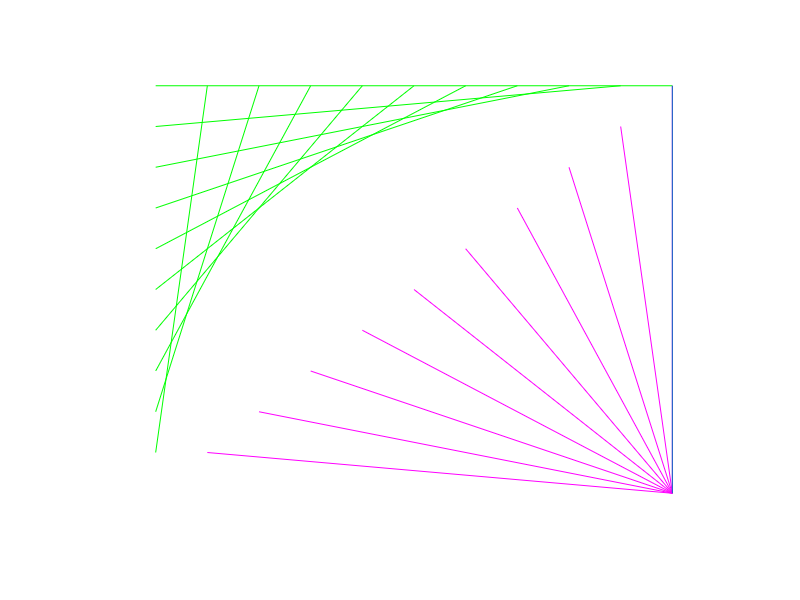

Here is the MATLAB script that generated this plot:
%% Lines
% x = [1 10]
% y = [0 1]
% x2 = [2 10]
% y2 = [0 3]
% ...
% x3 = [10 10]
% y3 = [0 10]
% 


clf 

for i = 1:10
    x = [i 10];
    y = [0 i];
    plot(x,y,"w")
    set(gcf, "color", "k")
    axis off
    set(gca, "xlim", [-1 11], "ylim", [-1 11], "xtick", [], "ytick", [])
    hold on
    
end

for j = 1:10
    x = [0 j];
    y = [j 10];
    plot(x,y,"g")
    set(gca, "color", "k")
    hold on
end

for k = 1:10
    x = [10 k];
    y = [0 k];
    plot(x,y,"m")
    set(gca, "color", "k")
    hold on
end


plot(x,y)

% hold on 
% plot(x2, y2)
% hold on
% plot(x3, y3)

